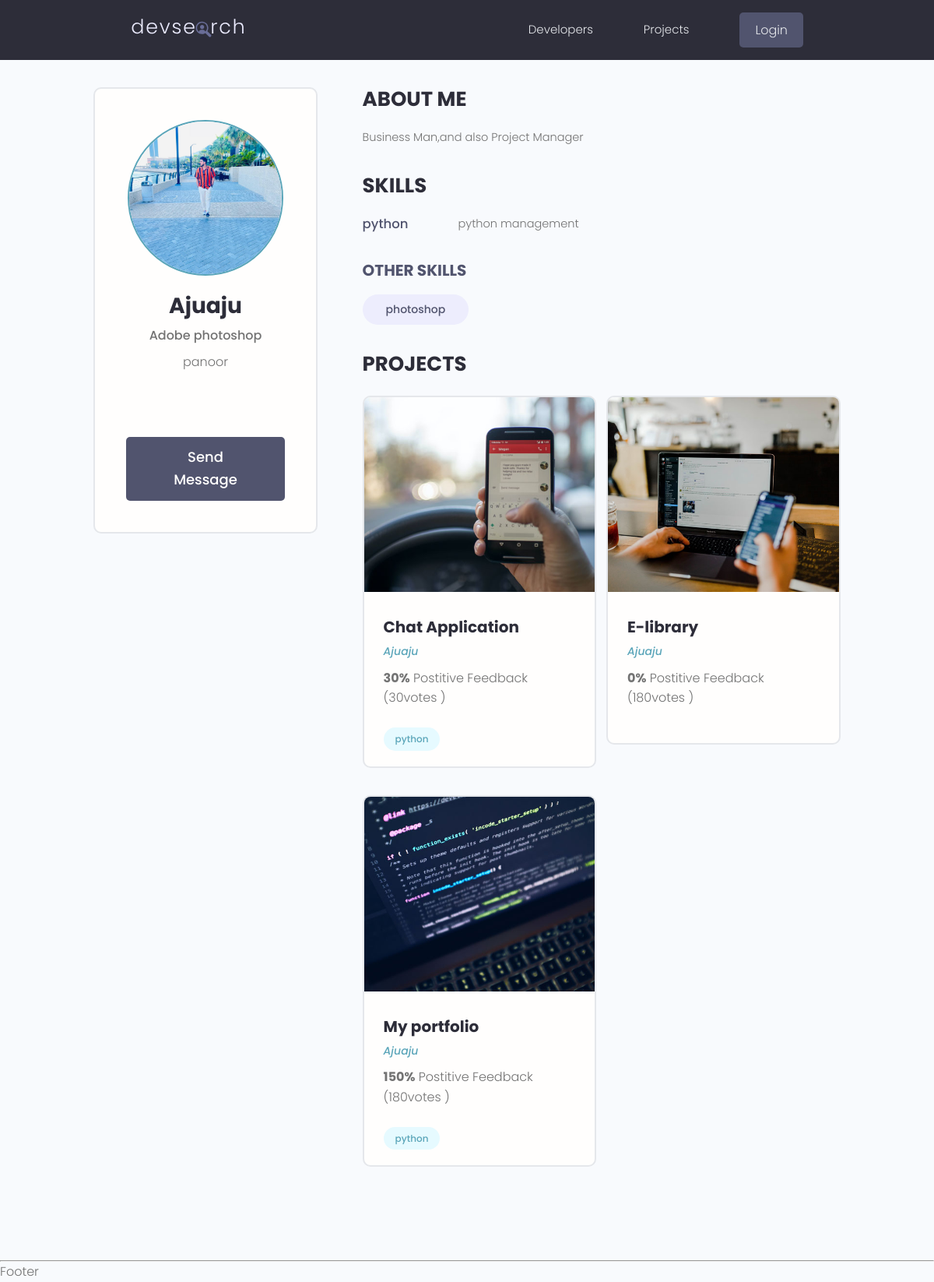
Page /profile/1/ on the committed database.
### Users/models.py (models this page shows, shortened)
class Profile(models.Model):
    user = models.OneToOneField(User,on_delete=models.CASCADE,null=True,blank=True)
    name = models.CharField(max_length=200,null=True,blank=True)
    username = models.CharField(max_length=200,null=True,blank=True)
    location = models.CharField(max_length=200,null=True,blank=True)
    email =models.EmailField(null=True,blank=True)
    short_intro = models.CharField(max_length=1000,null=True,blank=True)
    bio = models.TextField(null=True,blank=True)
    profile_image = models.ImageField(upload_to='profiles/',null=True,blank=True,default='profiles/user.png')
    social_github = models.CharField(max_length=2000,null=True,blank=True)
    social_twitter = models.CharField(max_length=2000,null=True,blank=True)
    social_youtube = models.CharField(max_length=2000,null=True,blank=True)
    social_linkedin = models.CharField(max_length=2000,null=True,blank=True)
    social_website = models.CharField(max_length=2000,null=True,blank=True)

class Skill(models.Model):
    owner =models.ForeignKey(Profile,on_delete=models.CASCADE,null=True,blank=True)
    name = models.CharField(max_length=200,null=True,blank=True)
    description = models.TextField(null=True,blank=True)
    created = models.DateTimeField(auto_now_add=True)

### project/models.py (models this page shows, shortened)
class Project(models.Model):
    owner = models.ForeignKey(Profile,on_delete=models.SET_NULL,null=True,blank=True)
    title = models.CharField(max_length=200)
    image = models.ImageField(upload_to='photos/',null=True,blank=True,default="photos/default.jpg")
    description =models.TextField(null=True,blank=True)
    demo_link = models.CharField(max_length=2000,null=True,blank=True)
    source_link =models.CharField(max_length=2000,null=True,blank=True)
    tags = models.ManyToManyField('Tag',blank=True)
    created = models.DateTimeField(auto_now_add=True)
    published = models.DateTimeField(default=timezone.now)
    vote_total = models.IntegerField(default=0,null=True,blank=True)
    vote_ratio = models.IntegerField(default=0,null=True,blank=True)

class Tag(models.Model):
    name = models.CharField(max_length=100)
    created = models.DateTimeField(auto_now_add=True)
    def __str__(self):
        return self.name

### Users/views.py (the view)
# urls.py: path('profile/<str:pk>/',views.profile,name='single-profile'),
def profile(request,pk):
    profile = Profile.objects.get(id=pk)
    topskills = profile.skill_set.exclude(description="")
    otherskills = profile.skill_set.filter(description="")
    context ={
        'profile':profile,
        'topskills':topskills,
        'otherskills':otherskills,
        }
    return render(request,'users/single-profile.html',context)

### Users/templates/users/single-profile.html (shortened to what this page needs)
{% extends 'main.html' %}
{% block content %}
<main class="profile my-md">
    <div class="container">
      <div class="layout">
        <div class="column column--1of3">
          <div class="card text-center">
            <div class="card__body dev">
              <img class="avatar avatar--xl" src="{{profile.profile_image.url}}" />
              <h2 class="dev__name">{{profile.name}}</h2>
              <p class="dev__title">{{profile.short_intro}}</p>
              <p class="dev__location">{{profile.location}}</p>
              <ul class="dev__social">
              </ul>
              <a href="{% url 'Users:create-message' profile.id %}" class="btn btn--sub btn--lg">Send Message </a>
            </div>
          </div>
        </div>
        <div class="column column--2of3">
          <div class="devInfo">
            <h3 class="devInfo__title">About Me</h3>
            <p class="devInfo__about">
              {{profile.bio}}
            </p>
          </div>
          <div class="devInfo">
            <h3 class="devInfo__title">Skills</h3>
            <div class="devInfo__skills">
                {% for skill in topskills %}
              <div class="devSkill">
                <h4 class="devSkill__title">{{skill.name}}</h4>
                <p class="devSkill__info">
                    {{skill.description}}
                </p>
              </div>
              {% endfor %}
              <h3 class="devInfo__subtitle">Other Skills</h3>
              <div class="devInfo__otherSkills">
                {%for skill in otherskills %}
                <span class="tag tag--pill tag--sub tag--lg">
                  <small>{{skill.name}}</small>
                </span>
                {% endfor %}
              </div>
            </div>
          </div>
          <div class="devInfo">
            <h3 class="devInfo__title">Projects</h3>
            <div class="grid grid--two">
                {% for project in profile.project_set.all %}
              <div class="column">
                <div class="card project">
                  <a href="{% url 'project:project' project.id %}" class="project">
                    <img class="project__thumbnail" src="{{project.image.url}}" alt="project thumbnail" />
                    <div class="card__body">
                      <h3 class="project__title">{{project.title}}</h3>
                      <p><a class="project__author" href="{% url 'Users:single-profile' project.owner.id %}">{{project.owner.name}}</a></p>
                      <p class="project--rating">
                        <span style="font-weight: bold;">{{project.vote_ratio}}%</span> Postitive
                        Feedback ({{project.vote_total}}votes
                        )
                      </p>
                      <div class="project__tags">
                        {%for tag in project.tags.all %}
                        <span class="tag tag--pill tag--main">
                          <small>{{tag}}</small>
                        </span>
                        {% endfor %}
                      </div>
                    </div>
                  </a>
                </div>
              </div>
              {% endfor %}
            </div>
          </div>
        </div>
      </div>
    </div>
</main>
{% endblock %}

### static/styles/app.css (style rules this page uses)
:root { --color-sub: #2d2d39; }
.btn--sub { background-color: var(--color-sub-light); }
.card { border: 2px solid var(--color-light); }
img { width: 100%; }
.profile .card > .dev { padding: 4rem; }
.dev__name { color: var(--color-sub); font-size: 2.8rem; font-weight: 700; margin-top: 1rem; margin-bottom: 0.5rem; }
.dev__title { font-size: 1.6rem; font-weight: 500; line-height: 1.3; }
.dev__location { margin-top: 1rem; }
.dev__social { margin: 3rem 0; list-style: none; display: flex; justify-content: center; gap: 1.5rem; }
.devInfo { margin-bottom: 3rem; }
.devInfo__title, .devInfo__subtitle { font-size: 2.6rem; color: var(--color-sub); text-transform: uppercase; font-weight: 700; margin-bottom: 1.5rem; }
.devInfo__subtitle { font-size: 2rem; color: var(--color-sub-light); }
.devInfo__about, .devSkill__info { font-size: 1.45rem; line-height: 1.7; text-align: justify; }
.devSkill { margin-bottom: 3rem; }
.devSkill__title { font-size: 1.65rem; font-weight: 500; color: var(--color-sub-light); }
@media screen and (min-width: 700px) { .devSkill { display: flex; justify-content: space-between; gap: 3rem; } }
@media screen and (min-width: 700px) { .devSkill__info { flex-basis: 80%; } }
.project__author { font-size: 1.4rem; font-style: italic; }
.project--rating { margin-bottom: 1.6em; margin-top: .5em; }
.project__thumbnail { height: 25rem; object-fit: cover; object-position: top center; }
.project__title { font-size: 2rem; font-weight: 700; color: var(--color-sub); }

### static/uikit/styles/modules/_variables.css (style rules this page uses)
:root { --color-main: #5aa5b9; --color-main-light: #e6faff; --color-sub: #3f4156; --color-sub-light: #51546e; --color-sub-lighter: #ededfd; --color-text: #737373; --color-gray: #8b8b8b; --color-light: #e5e7eb; --color-light-gray: #767676; --color-bg: #f8fafd; --color-white: #fffefd; --color-white-light: #f3f3f3; --color-success: #359e64; --color-success-bg: #def8e8; --color-error: #fc4b0b; --color-error-bg: #fff2ee; --font-base: 'Poppins', arial, helvetica, 'Segoe UI', roboto, ubuntu, sans-serif; --font-monospace: 'Fira Code', 'Courier New', courier, monospace; --font-regular: 300; --font-medium: 500; --font-bold: 700; --generic-shadow: 1px 1px 5px #00000010; --generic-transition: all 0.3s ease-in-out; }

### static/uikit/styles/modules/_base.css (style rules this page uses)
* { margin: 0; padding: 0; box-sizing: border-box; text-rendering: optimizeLegibility; color: inherit; font-size: inherit; }
html { font-size: 50%; }
@media only screen and (min-width: 480px) { html { font-size: 56.25%; } }
@media only screen and (min-width: 1200px) { html { font-size: 62.5%; } }
body { line-height: 1.6; font-weight: 400; font-size: 1.5rem; color: var(--color-text); background-color: var(--color-bg); min-height: 100vh; }

### static/uikit/styles/modules/_typography.css (style rules this page uses)
* { font-family: var(--font-base); }
h2 { font-size: 3.6rem; font-weight: var(--font-bold); }
h3 { font-size: 3.2rem; font-weight: var(--font-medium); }
h4 { font-size: 2.8rem; font-weight: var(--font-medium); }
p, span, strong { font-size: 1.6rem; color: var(--color-text); font-weight: var(--font-regular); }
a { padding-bottom: 2px; text-decoration: none; display: inline-block; color: var(--color-main); font-weight: var(--font-medium); }

### static/uikit/styles/modules/_utilities.css (style rules this page uses)
.container { width: 92%; max-width: 165rem; margin: 0 auto; box-sizing: border-box; }
@media screen and (min-width: 1000px) { .container { width: 90%; } }
@media screen and (min-width: 1200px) { .container { width: 80%; } }
.text-center { text-align: center; }
.my-md { margin: 3rem auto; }

### static/uikit/styles/modules/_avatar.css (style rules this page uses)
.avatar { border-radius: 50%; border: 2px solid var(--color-main); object-fit: cover; }
.avatar--xl { height: 20rem; width: 20rem; }

### static/uikit/styles/modules/_button.css (style rules this page uses)
.btn { display: inline-block; position: relative; cursor: pointer; background-color: var(--color-light); font-weight: var(--font-medium); color: var(--color-sub); text-decoration: none; padding: 1rem 2rem; border-radius: 0.5rem; border: none; width: -webkit-fit-content; width: -moz-fit-content; width: fit-content; height: -webkit-fit-content; height: -moz-fit-content; height: fit-content; font-size: 1.6rem; outline-width: 0; outline-color: transparent; -webkit-backface-visibility: hidden; backface-visibility: hidden; transition: all 0.3s ease-in-out; }
.btn--sub { background-color: var(--color-sub); color: var(--color-white); }
.btn--lg { font-size: 1.8rem; padding: 1.2rem 4.5rem; }

### static/uikit/styles/modules/_card.css (style rules this page uses)
.card { border-radius: 1rem; background-color: var(--color-white); border: 1.5px solid var(--color-light); width: auto; height: auto; margin-top: 0.5rem; margin-bottom: 0.5rem; overflow: hidden; }
.card__body, .card__header { padding: 2rem 2.5rem; }

### rows in the picture
Profile: profile_image (picture), name "Ajuaju", short_intro "Adobe photoshop", location "panoor", bio "Business Man,and also Project Manager"
Skill: name "python", description "python management"
Skill: name "photoshop"
Project: image (picture), title "Chat Application", owner.name "Ajuaju", vote_ratio "30", vote_total "30"
Tag: name "python"
Project: image (picture), title "E-library", owner.name "Ajuaju", vote_ratio "0", vote_total "180"
Project: image (picture), title "My portfolio", owner.name "Ajuaju", vote_ratio "150", vote_total "180"
Tag: name "python"
